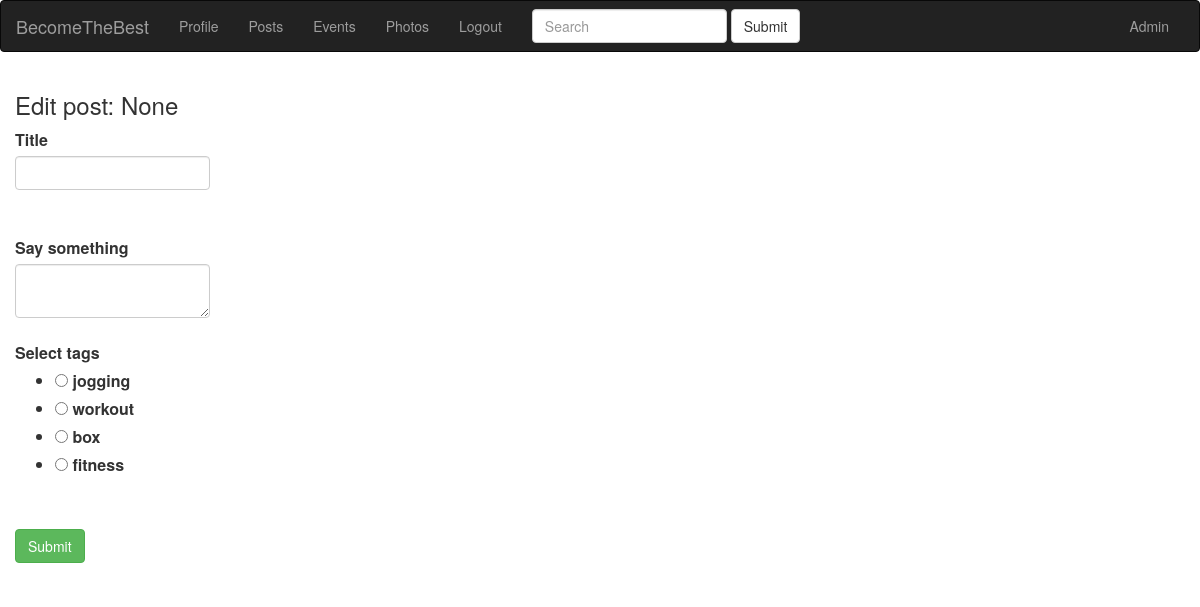
The app's page /post/new-21590673356/edit (signed in), older data.
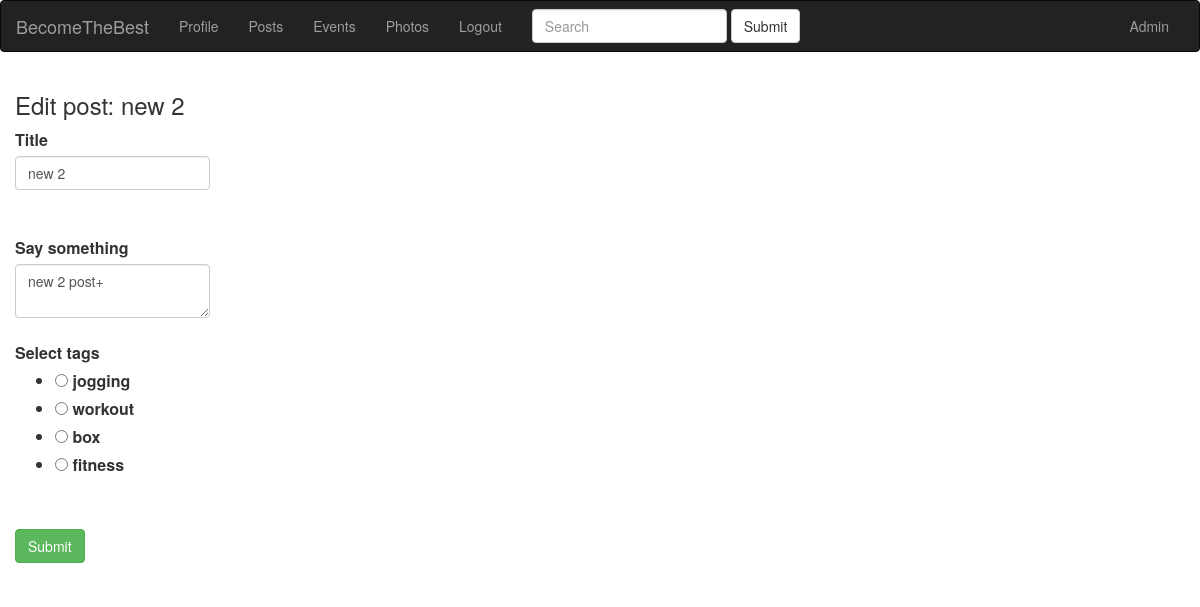
The same page, newer data.
### app/models.py (models this page shows, shortened)
class Post(db.Model):
    id = db.Column(db.Integer, primary_key=True)
    title = db.Column(db.String(140))
    slug = db.Column(db.String(140), unique=True)
    body = db.Column(db.Text)
    created = db.Column(db.DateTime, index=True, default=datetime.utcnow)
    user_id = db.Column(db.Integer, db.ForeignKey('user.id'))
    tags = db.relationship(
        'Tag', secondary=post_tags, backref=db.backref('posts_tags', lazy='dynamic'))

### app/blueprints/posts/blueprint.py (the view, shortened to what this page needs)
@posts.route('/<slug>/edit', methods=['GET', 'POST'])
@login_required
def edit_post(slug):
    post = Post.query.filter(Post.slug==slug).first()
    form = PostForm(formdata=request.form, obj=post)
    print('edited', form.validate_on_submit())
    form = PostForm(obj=post)
    return render_template('posts/edit_post.html', form=form)

### app/blueprints/posts/forms.py
class PostForm(FlaskForm):
    title = StringField('Title', validators=[DataRequired()])
    body = TextAreaField('Say something', validators=[DataRequired()])
    tags = RadioField(
        'Select tags', choices=tag_choices, validators=[DataRequired()])
    submit = SubmitField('Submit')

### app/models.py (called while the page is built)
@login.user_loader
def load_user(id):
    return User.query.get(int(id))

    def __repr__(self):
        return '{}'.format(self.name)

### app/view.py (called while the page is built)
@app.before_request
def before_request():
    if current_user.is_authenticated:
        current_user.last_seen = datetime.utcnow()
        db.session.commit()

### app/blueprints/posts/templates/posts/edit_post.html (shortened to what this page needs)
{% extends 'base.html' %} {% block title %} Edit post {% endblock %} {% block content_title %}
<h3>Edit post: {{form.title.data}}</h3>
{% endblock %} {% block content %} {% if form %}
<div>
    <form action="" method="POST">
        <div class="form-group">
            {{ form.title.label(class='control-label') }}<br> {{ form.title(class='form-control') }}<br>
            <br> {{ form.body.label(class='control-label') }}<br> {{ form.body(class='form-control') }}<br>  {{ form.tags.label(class='control-label') }}<br> {{ form.tags() }}<br>
        </div>
        {{ form.submit(class="btn btn-success") }}
    </form>
</div>
{% endif %} {% endblock %}

Row changes from the older to the newer data that the page shows:
added Post: title.data "new 2", title "new 2", body "new 2 post+"
Text that changed along with them:
text no longer shown: "None"
